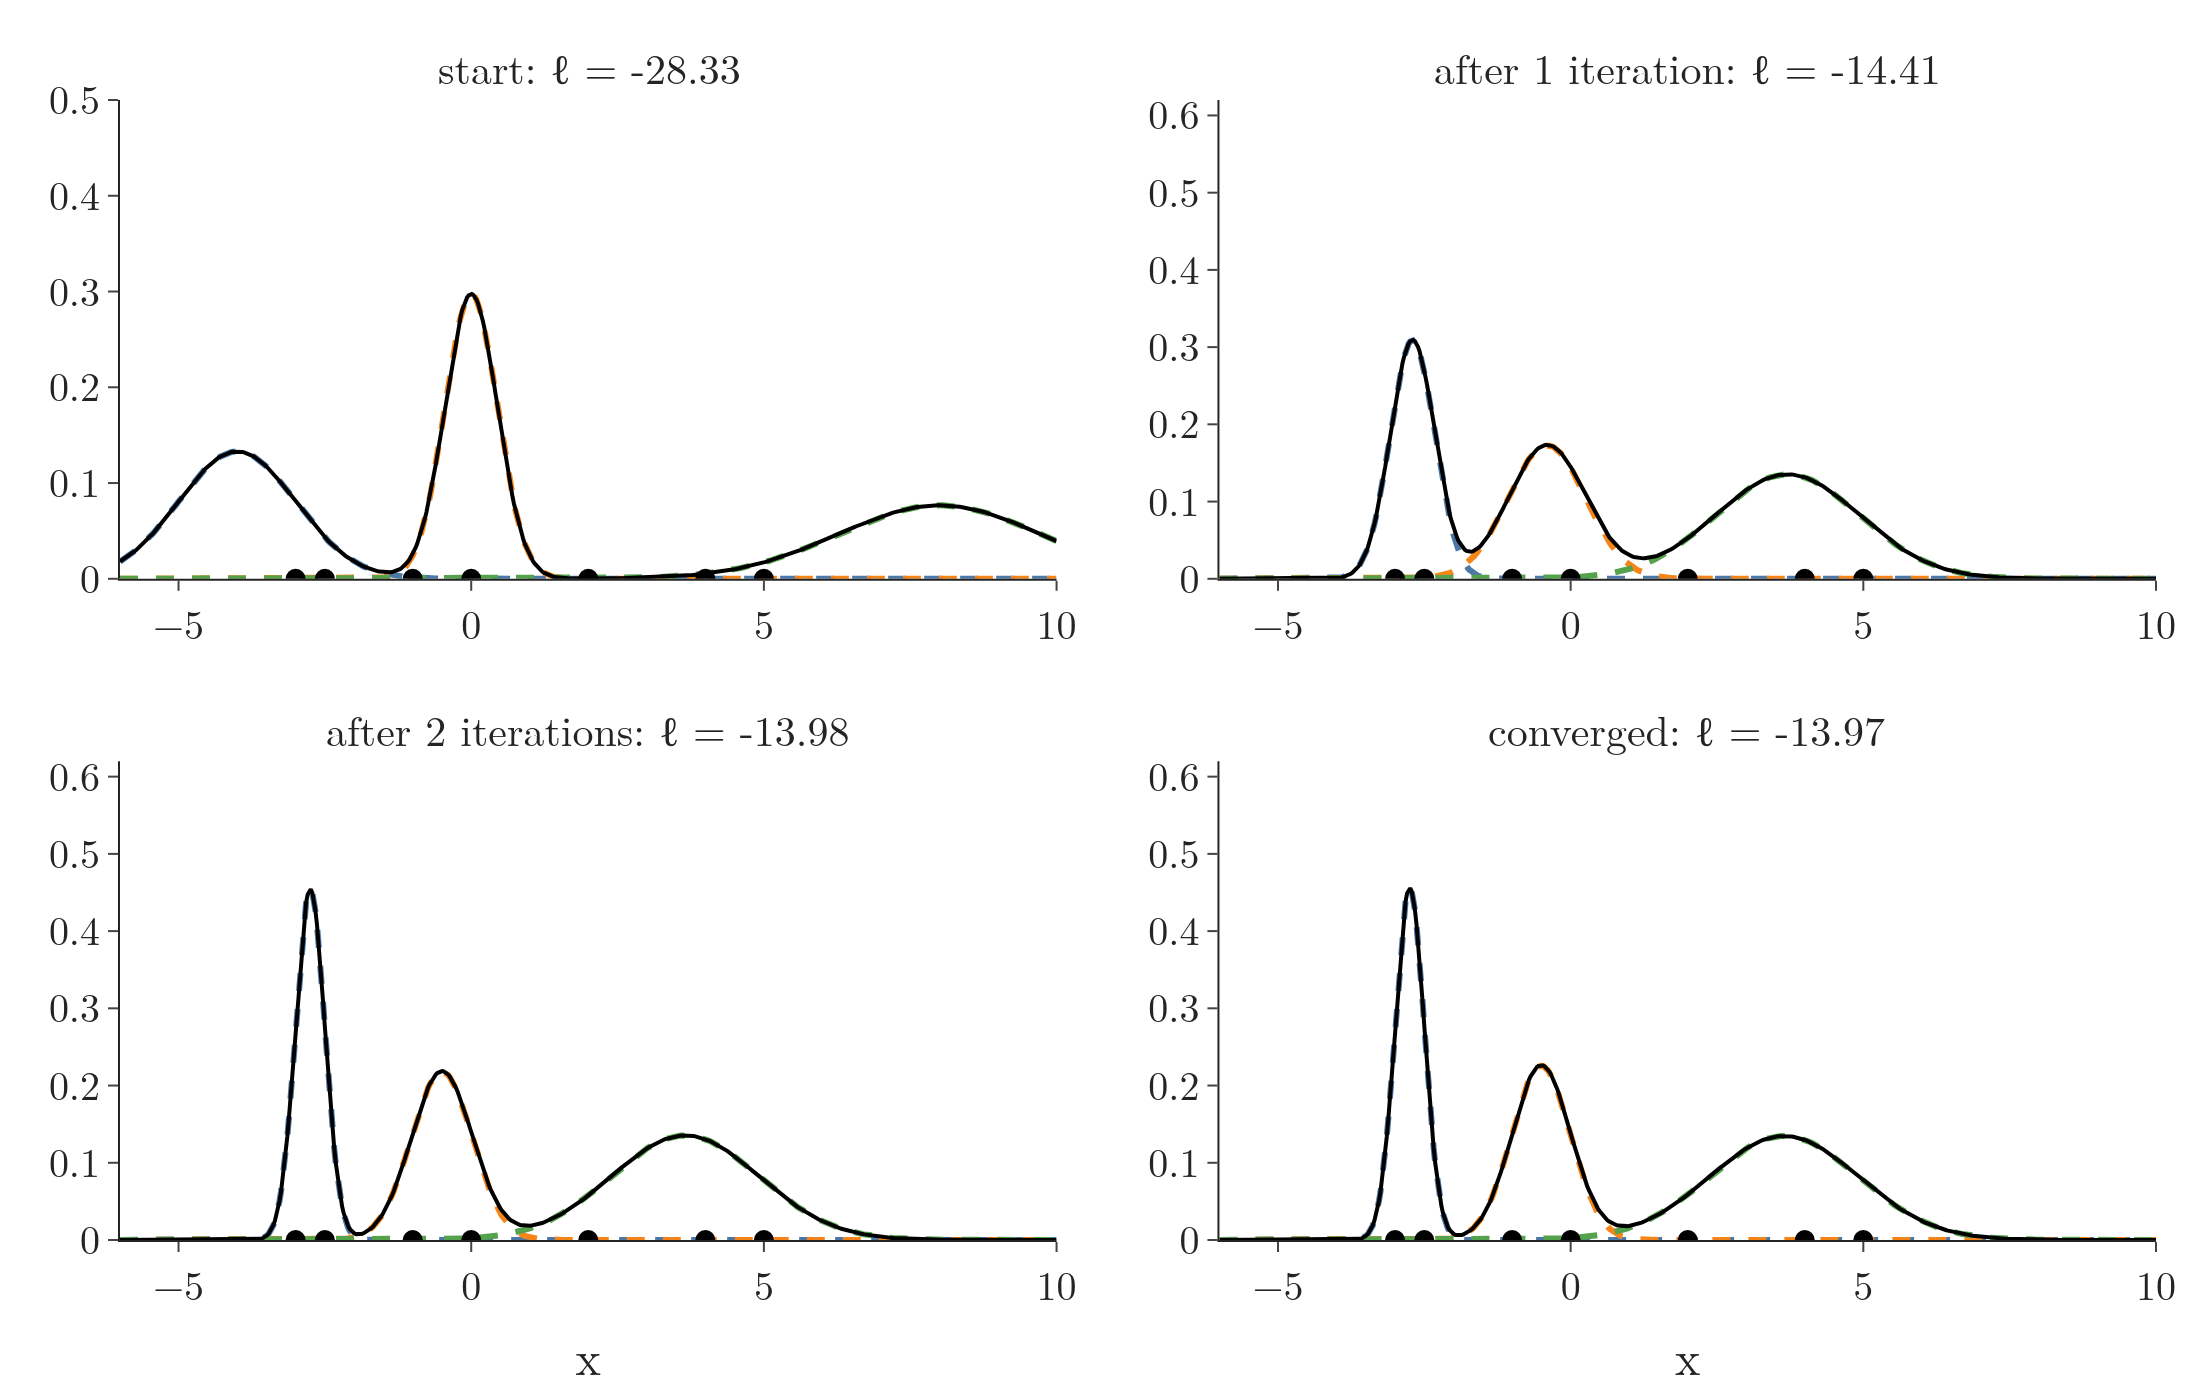

The Python source for this figure:
"""EM on the seven-point example of MML Section 11.2: the weighted components (dashed) and the mixture (black) at the
start, after 1 and 2 iterations, and at convergence, with the log-likelihood of each."""
from pathlib import Path

import numpy as np
import plotly.graph_objects as go
from plotly.subplots import make_subplots
from scipy import stats

from em_core import COLS, FONT, SEVEN, START, run_em

HERE = Path(__file__).parent
hist = run_em(SEVEN, *START, 8)
SHOW = (0, 1, 2, 8)
g = np.linspace(-6, 10, 600)
fig = make_subplots(rows=2, cols=2, vertical_spacing=0.16, horizontal_spacing=0.08,
                    subplot_titles=[("start" if i == 0 else f"after {i} iteration{'s' if i > 1 else ''}"
                                     if i < 8 else "converged") + f": ℓ = {hist[i][4]:.2f}" for i in SHOW])
for j, i in enumerate(SHOW):
    pi, mu, cov = hist[i][:3]
    r, c = j // 2 + 1, j % 2 + 1
    comp = np.column_stack([pi[k] * stats.norm(mu[k, 0], np.sqrt(cov[k, 0, 0])).pdf(g) for k in range(3)])
    for k in range(3):
        fig.add_trace(go.Scatter(x=g, y=comp[:, k], mode="lines", line=dict(color=COLS[k], width=3, dash="dash"),
                                 showlegend=False), r, c)
    fig.add_trace(go.Scatter(x=g, y=comp.sum(axis=1), mode="lines", line=dict(color="black", width=2),
                             showlegend=False), r, c)
    fig.add_trace(go.Scatter(x=SEVEN[:, 0], y=np.zeros(7), mode="markers", marker=dict(size=10, color="black"),
                             showlegend=False), r, c)
    fig.update_yaxes(range=[0, 0.5 if i == 0 else 0.62], row=r, col=c)
    fig.update_xaxes(title_text="x" if r == 2 else None, row=r, col=c)
fig.update_layout(template="simple_white", width=1100, height=700, font=FONT, margin=dict(l=60, r=20, t=50, b=60))
fig.update_annotations(font_size=21)
fig.write_image(HERE / "em_1d_steps.png", scale=2)
fig.write_image(HERE / "em_1d_steps.pdf")
